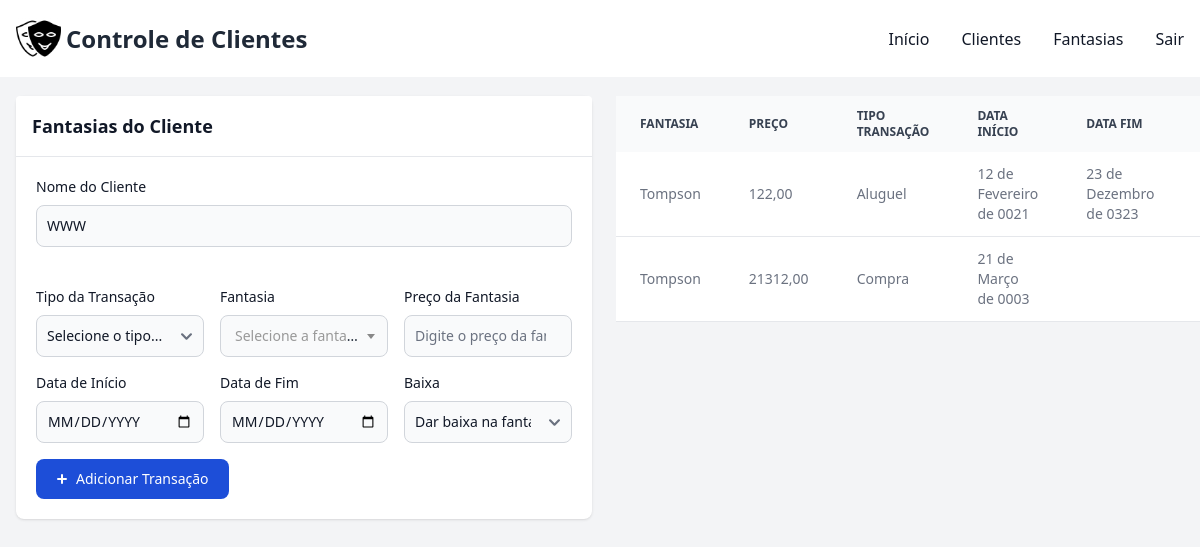
Page /controle/clientes/fantasias/57/ (signed in) on the committed database.
### controle/models.py (models this page shows, shortened)
class Cliente(models.Model):
    usuario = models.ForeignKey(User, on_delete=models.CASCADE)
    nome_cliente = models.CharField(max_length=100, null=False)
    cpf_cliente = models.CharField(max_length=18, null=False)
    tel_cliente = models.CharField(max_length=14, null=False)
    tel2_cliente = models.CharField(max_length=14, null=True, blank=True)
    logradouro_cliente = models.CharField(max_length=150, null=False)
    num_logradouro = models.CharField(max_length=15, null=False)
    complemento_logradouro = models.CharField(max_length=100, blank=True, null=True)
    bairro_logradouro = models.CharField(max_length=100, blank=True, null=True)
    uf_logradouro = models.CharField(max_length=2, blank=True, null=True)
    municipio_logradouro = models.CharField(max_length=100, blank=True, null=True)
    data_nasc_cliente = models.DateField(blank=True, null=True)
    cep_cliente = models.CharField(max_length=9, blank=True)
    email_cliente = models.CharField(max_length=80, blank=True)
    observacao_cliente = models.TextField(blank=True, null=True)
    class Meta:
        constraints = [
            UniqueConstraint(fields=['cpf_cliente', 'usuario'], name='unique_cliente_cpf_usuario')
        ]

class ClienteFantasia(models.Model):
    cliente = models.ForeignKey(Cliente, on_delete=models.CASCADE)
    fantasia = models.ForeignKey(Fantasia, on_delete=models.CASCADE)
    preco_fantasia = models.DecimalField(max_digits=10, decimal_places=2, blank=True, null=True)
    data_inicio_fantasia = models.DateField()
    data_fim_fantasia = models.DateField(blank=True, null=True)
    tipo_transacao = models.CharField(max_length=1, null=False)
    baixa_fantasia = models.CharField(max_length=1, null=False)

class Fantasia(models.Model):
    usuario = models.ForeignKey(User, on_delete=models.CASCADE)
    nome_fantasia = models.CharField(max_length=60, unique=True)
    preco_venda = models.DecimalField(max_digits=10, decimal_places=2, blank=True, null=True)
    preco_aluguel = models.DecimalField(max_digits=10, decimal_places=2, blank=True, null=True)
    tipo_fantasia = models.ForeignKey(Tipo, on_delete=models.CASCADE)

### controle/views.py (the view)
# urls.py: path('clientes/fantasias/<int:id_cliente>/', views.fantasias_cliente, name='fantasias_cliente'),
@login_required(login_url="/controle/login")
def fantasias_cliente(request, id_cliente):
    sessao = request.user
    transacoes = ClienteFantasia.objects.filter(cliente__usuario = sessao, cliente__id = id_cliente)
    cliente = Cliente.objects.get(pk=id_cliente)
    fantasias = Fantasia.objects.filter(usuario=sessao)
    context = {
        'transacoes': transacoes,
        'cliente': cliente,
        'fantasias': fantasias,
    }
    return render(request, 'fantasias_cliente.html', context)

### controle/templates/fantasias_cliente.html (shortened to what this page needs)
{% extends "base.html" %}
{% block conteudo %}
<div class="flex">
    <div class="relative pt-4 pl-4 pr-116 w-3/6 max-h-full">
        <div class="fixed w-[48%] bg-white rounded-lg shadow">
            <div class="top-0 z-50 bg-white border-b border-gray-200 p-4 rounded-t">
                <div class="flex items-center justify-between">
                    <h3 class="text-lg font-semibold text-gray-900">
                        Fantasias do Cliente
                    </h3>
                </div>
            </div>
            <div class="col-span-6 p-4 md:p-5">
                <label class="block mb-2 text-sm font-medium text-gray-900">Nome do Cliente</label>
                <input type="text" value="{{cliente.nome_cliente}}" disabled="disabled" name="nomeCF" id="nomeCF" class="bg-gray-50 border border-gray-300 text-gray-900 text-sm rounded-lg focus:ring-primary-600 focus:border-primary-600 block w-full p-2.5" readonly>
            </div>
            <form
            class="p-4 md:p-5"
            id="fantasia-form"
            >
                <div class="grid gap-4 mb-4 grid-cols-6">
                    <div class="col-span-6 sm:col-span-2">
                        <label class="block mb-2 text-sm font-medium text-gray-900">Tipo da Transação</label>
                        <select name="tipo_transacao" id="tipo_transacao" class="bg-gray-50 border border-gray-300 text-gray-900 text-sm rounded-lg focus:ring-primary-600 focus:border-primary-600 block w-full p-2.5" required="" onchange="toggleDataFim()">
                            <option value="" disabled selected>Selecione o tipo...</option>
                        </select>
                    </div>
                    <div class="col-span-6 sm:col-span-2">
                        <label class="block mb-2 text-sm font-medium text-gray-900">Fantasia</label>
                    </div>
                    <div class="col-span-6 sm:col-span-2">
                        <label class="block mb-2 text-sm font-medium text-gray-900">Preço da Fantasia</label>
                        <input type="number" name="preco_fantasia" id="preco_fantasia" class="bg-gray-50 border border-gray-300 text-gray-900 text-sm rounded-lg focus:ring-primary-600 focus:border-primary-600 block w-full p-2.5" placeholder="Digite o preço da fantasia..." required="">
                    </div>
                </div>
                <div class="grid gap-4 mb-4 grid-cols-6">
                    <div class="col-span-6 sm:col-span-2">
                        <label class="block mb-2 text-sm font-medium text-gray-900">Data de Início</label>
                        <input type="date" name="data_inicio_fantasia" id="data_inicio_fantasia" class="bg-gray-50 border border-gray-300 text-gray-900 text-sm rounded-lg focus:ring-primary-600 focus:border-primary-600 block w-full p-2.5">
                    </div>
                    <div class="col-span-6 sm:col-span-2" id="data_fim_fantasia_div">
                        <label class="block mb-2 text-sm font-medium text-gray-900">Data de Fim</label>
                        <input type="date" name="data_fim_fantasia" id="data_fim_fantasia" class="bg-gray-50 border border-gray-300 text-gray-900 text-sm rounded-lg focus:ring-primary-600 focus:border-primary-600 block w-full p-2.5" required="">
                    </div>
                    <div class="col-span-6 sm:col-span-2">
                        <label class="block mb-2 text-sm font-medium text-gray-900">Baixa</label>
                        <select name="baixa_fantasia" id="baixa_fantasia" class="bg-gray-50 border border-gray-300 text-gray-900 text-sm rounded-lg focus:ring-primary-600 focus:border-primary-600 block w-full p-2.5" required="" onchange="toggleDataFim()">
                            <option value="S" disabled selected>Dar baixa na fantasia...</option>
                        </select>
                    </div>
                </div>
                <button data-cliente-id="{{ cliente.id }}" class="text-white inline-flex items-center bg-blue-700 hover:bg-blue-800 focus:ring-4 focus:outline-none focus:ring-blue-300 font-medium rounded-lg text-sm px-5 py-2.5 text-center" onclick="adicionarTransacao(this)">
                    <svg class="me-1 -ms-1 w-5 h-5" fill="currentColor" viewBox="0 0 20 20" xmlns="http://www.w3.org/2000/svg"><path fill-rule="evenodd" d="M10 5a1 1 0 011 1v3h3a1 1 0 110 2h-3v3a1 1 0 11-2 0v-3H6a1 1 0 110-2h3V6a1 1 0 011-1z" clip-rule="evenodd"></path></svg>
                    Adicionar Transação
                </button>
            </form>
        </div>
    </div>
    <div class="relative overflow-x-auto sm:rounded-lg w-3/6 p-4">
        <table class="w-full text-sm text-left rtl:text-right text-gray-500 ">
            <thead class="text-xs text-gray-700 uppercase bg-gray-50">
                <tr>
                    <th scope="col" class="px-6 py-3 w-1/4">
                        Fantasia
                    </th>
                    <th scope="col" class="px-6 py-3">
                        Preço
                    </th>
                    <th scope="col" class="px-6 py-3">
                        Tipo Transação
                    </th>
                    <th scope="col" class="px-6 py-3">
                        Data Início
                    </th>
                    <th scope="col" class="px-6 py-3">
                        Data Fim
                    </th>
                    <th scope="col" class="px-6 py-3">
                    </th>
                </tr>
            </thead>
            <tbody>
                {% for transacao in transacoes %}
                <tr class="bg-white border-b">
                    <td class="px-6 py-3 w-1/4">
                        {{ transacao.fantasia.nome_fantasia }}
                    </td>
                    <td class="px-6 py-3">
                        {{ transacao.preco_fantasia }}
                    </td>
                    <td class="px-6 py-3">
                        {% if transacao.tipo_transacao == "A" %}
                            Aluguel
                        {% elif transacao.tipo_transacao == "C" %}
                            Compra
                        {% endif %}
                    </td>
                    <td class="px-6 py-3">
                        {{ transacao.data_inicio_fantasia }}
                    </td>
                    <td class="px-6 py-3">
                        {% if transacao.data_fim_fantasia == None %}
                        {% else %}
                        {{ transacao.data_fim_fantasia }}
                        {% endif %}
                    </td>
                    <td class="px-8 py-3">
                    </td>
                </tr>
                {% endfor %}
            </tbody>
        </table>
    </div>
</div>
{% load static %}
{% endblock %}

### controle/templates/base.html (style rules this page uses)
input { text-transform: uppercase; }
input::placeholder { text-transform: none; }

### rows in the picture
Cliente: nomeCF "WWW"
ClienteFantasia: tipo_transacao "Aluguel"
ClienteFantasia: tipo_transacao "Compra"
